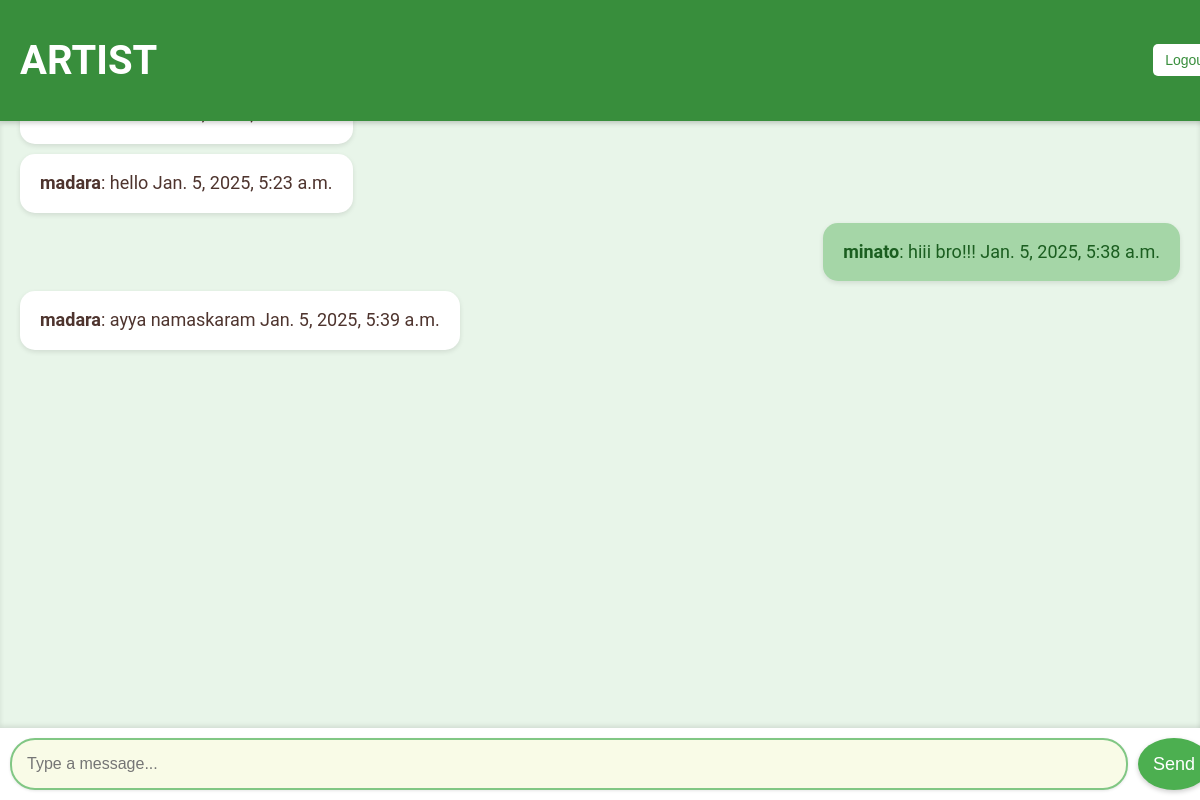
The app's page /chat/madara/ (signed in), older data.
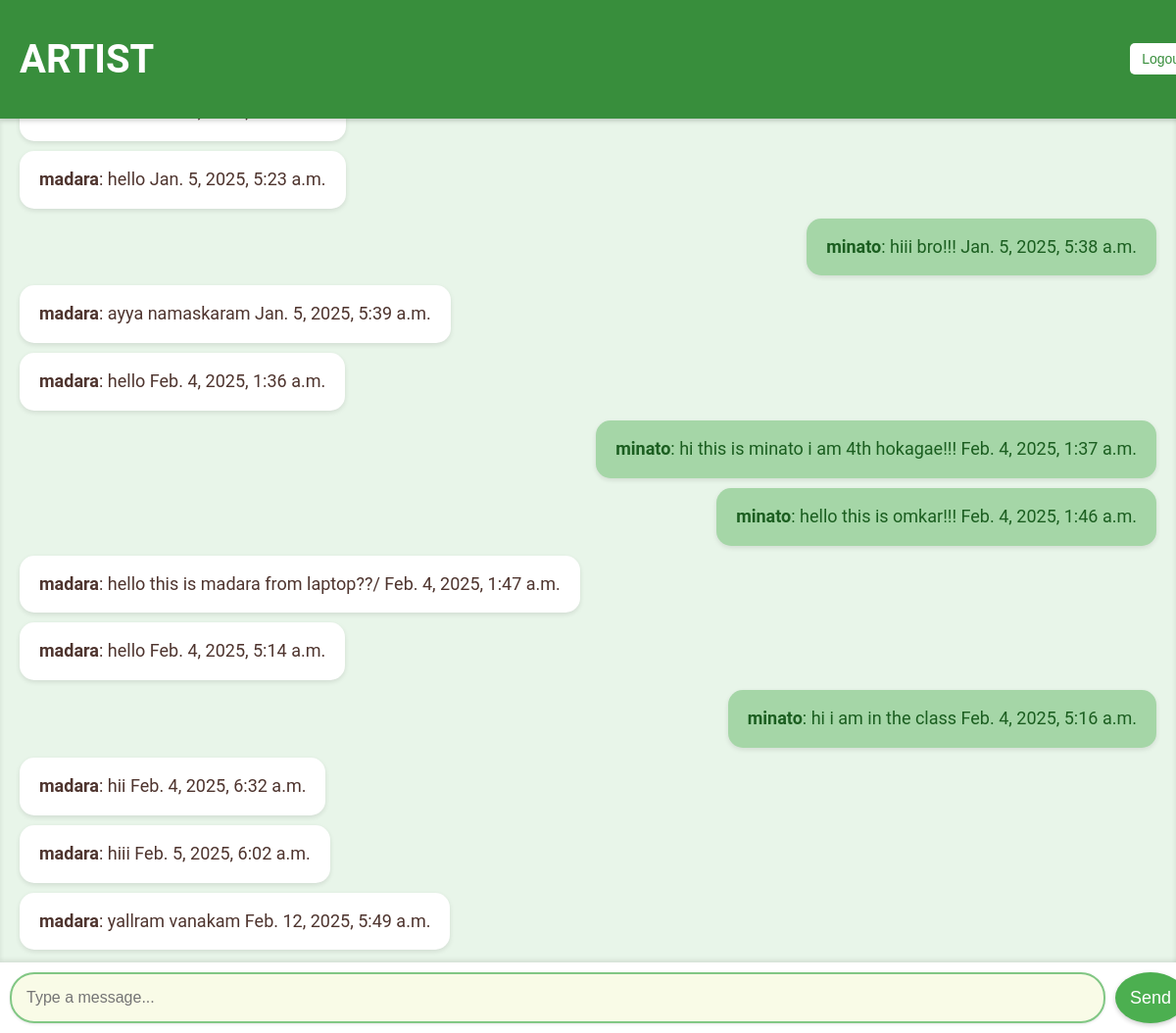
The same page, newer data.
### artist_app/models.py (models this page shows, shortened)
class Message(models.Model):
    sender = models.ForeignKey(User, on_delete=models.CASCADE, related_name='sent_messages')
    receiver = models.ForeignKey(User, on_delete=models.CASCADE, related_name='received_messages')
    content = models.TextField()
    timestamp = models.DateTimeField(auto_now_add=True)
    class Meta:
        ordering = ['timestamp']

### artist_app/views.py (the view)
# urls.py: path('chat/<str:username>/', views.chat_art, name='chat'),
@login_required
def chat_art(request, username):
    other_user = get_object_or_404(User, username=username)
    room_name = f'private_{min(request.user.username, other_user.username)}_{max(request.user.username, other_user.username)}'
    messages = Message.objects.filter(
        sender__in=[request.user, other_user],
        receiver__in=[request.user, other_user]
    ).order_by('timestamp')
    return render(request, 'chat_artist.html', {
        'room_name': room_name,
        'other_user': other_user,
        'messages': messages,
    })

### templates/chat_artist.html (shortened to what this page needs)
{% load static %}
<!DOCTYPE html>
<html>
<head>
    <link rel="stylesheet" href="{% static 'css/chat_artist.css' %}">
</head>
<body>
    <header>
        <h1>ARTIST</h1>
        <form method="post" action="{% url 'logout_art' %}">
            <button type="submit">Logout</button>
        </form>
    </header>
    <div id="chat-log">
        {% for msg in messages %}
            <p class="{% if msg.sender == request.user %}sent{% else %}received{% endif %}">
                <strong>{{ msg.sender.username }}</strong>:
                {{ msg.content }}
                <span>{{ msg.timestamp }}</span>
            </p>
        {% endfor %}
    </div>
    <footer>
        <input id="chat-message-input" type="text" placeholder="Type a message...">
        <button id="chat-message-send">Send</button>
    </footer>
</body>
</html>

Row changes from the older to the newer data that the page shows:
added Message: sender.username "madara", content "hello", timestamp "Feb. 4, 2025, 1:36 a.m."
added Message: sender.username "minato", content "hi this is minato i am 4th hokagae!!!", timestamp "Feb. 4, 2025, 1:37 a.m."
added Message: sender.username "minato", content "hello this is omkar!!!", timestamp "Feb. 4, 2025, 1:46 a.m."
added Message: sender.username "madara", content "hello this is madara from laptop??/", timestamp "Feb. 4, 2025, 1:47 a.m."
added Message: sender.username "madara", content "hello", timestamp "Feb. 4, 2025, 5:14 a.m."
added Message: sender.username "minato", content "hi i am in the class", timestamp "Feb. 4, 2025, 5:16 a.m."
added Message: sender.username "madara", content "hii", timestamp "Feb. 4, 2025, 6:32 a.m."
added Message: sender.username "madara", content "hiii", timestamp "Feb. 5, 2025, 6:02 a.m."
added Message: sender.username "madara", content "yallram vanakam", timestamp "Feb. 12, 2025, 5:49 a.m."
